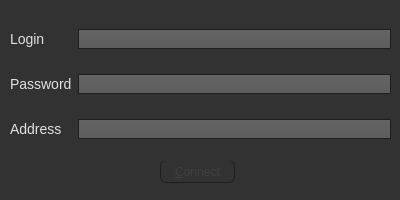
<?xml version="1.0" encoding="UTF-8"?>
<ui version="4.0">
 <class>LoggingForm</class>
 <widget class="QDialog" name="LoggingForm">
  <property name="windowModality">
   <enum>Qt::WindowModal</enum>
  </property>
  <property name="geometry">
   <rect>
    <x>0</x>
    <y>0</y>
    <width>400</width>
    <height>200</height>
   </rect>
  </property>
  <property name="sizePolicy">
   <sizepolicy hsizetype="Fixed" vsizetype="Fixed">
    <horstretch>0</horstretch>
    <verstretch>0</verstretch>
   </sizepolicy>
  </property>
  <property name="minimumSize">
   <size>
    <width>400</width>
    <height>200</height>
   </size>
  </property>
  <property name="maximumSize">
   <size>
    <width>400</width>
    <height>200</height>
   </size>
  </property>
  <property name="windowTitle">
   <string>Logging Window</string>
  </property>
  <property name="styleSheet">
   <string notr="true">QWidget
{
    color: #e1e1e1;
    background-color: #323232;
}

QWidget:item:hover
{
    background-color: QLinearGradient( x1: 0, y1: 0, x2: 0, y2: 1, stop: 0 #ffa02f, stop: 1 #ca0619);
    color: #000;
}

QWidget:item:selected
{
    background-color: QLinearGradient( x1: 0, y1: 0, x2: 0, y2: 1, stop: 0 #ffa02f, stop: 1 #d7801a);
}

QWidget:disabled
{
    color: #404040;
    background-color: #323232;
}

QPushButton
{
    color: #b1b1b1;
    background-color: QLinearGradient( x1: 0, y1: 0, x2: 0, y2: 1, stop: 0 #565656, stop: 0.1 #525252, stop: 0.5 #4e4e4e, stop: 0.9 #4a4a4a, stop: 1 #464646);
    border-width: 1px;
    border-color: #1e1e1e;
    border-style: solid;
    border-radius: 6;
    padding: 3px;
    font-size: 12px;
    padding-left: 5px;
    padding-right: 5px;
}

QPushButton:pressed
{
    background-color: QLinearGradient( x1: 0, y1: 0, x2: 0, y2: 1, stop: 0 #2d2d2d, stop: 0.1 #2b2b2b, stop: 0.5 #292929, stop: 0.9 #282828, stop: 1 #252525);
}

QPushButton:hover
{
    border: 2px solid QLinearGradient( x1: 0, y1: 0, x2: 0, y2: 1, stop: 0 #ffa02f, stop: 1 #d7801a);
}

QLineEdit
{
    background-color: QLinearGradient( x1: 0, y1: 0, x2: 0, y2: 1, stop: 0 #4d4d4d, stop: 0 #646464, stop: 1 #5d5d5d);
    padding: 1px;
    border-style: solid;
    border: 1px solid #1e1e1e;
}

QLabel
{
	Font-size: 14px;
}
</string>
  </property>
  <property name="locale">
   <locale language="English" country="UnitedStates"/>
  </property>
  <property name="modal">
   <bool>true</bool>
  </property>
  <widget class="QPushButton" name="connectButton">
   <property name="enabled">
    <bool>false</bool>
   </property>
   <property name="geometry">
    <rect>
     <x>160</x>
     <y>160</y>
     <width>75</width>
     <height>23</height>
    </rect>
   </property>
   <property name="text">
    <string>&amp;Connect</string>
   </property>
  </widget>
  <widget class="QWidget" name="">
   <property name="geometry">
    <rect>
     <x>10</x>
     <y>10</y>
     <width>381</width>
     <height>151</height>
    </rect>
   </property>
   <layout class="QGridLayout" name="gridLayout">
    <item row="0" column="0">
     <widget class="QLabel" name="loginLabel">
      <property name="text">
       <string>Login</string>
      </property>
     </widget>
    </item>
    <item row="0" column="1">
     <widget class="QLineEdit" name="loginLineEdit"/>
    </item>
    <item row="1" column="0">
     <widget class="QLabel" name="passwordLabel">
      <property name="text">
       <string>Password</string>
      </property>
     </widget>
    </item>
    <item row="1" column="1">
     <widget class="QLineEdit" name="passwordLineEdit"/>
    </item>
    <item row="2" column="0">
     <widget class="QLabel" name="addressLabel">
      <property name="text">
       <string>Address</string>
      </property>
     </widget>
    </item>
    <item row="2" column="1">
     <widget class="QLineEdit" name="addressLineEdit"/>
    </item>
   </layout>
  </widget>
 </widget>
 <resources/>
 <connections/>
</ui>
